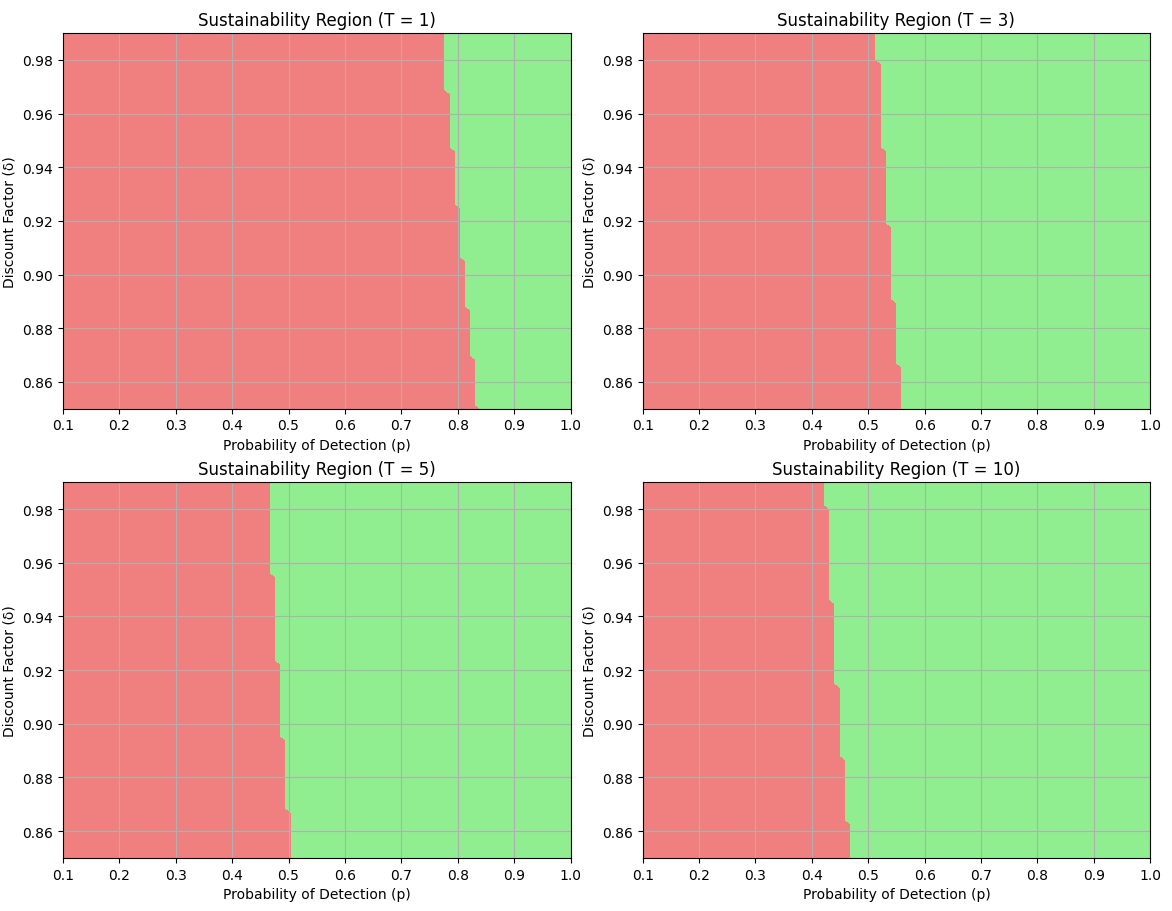

Write the Python code that produced this figure.
# Simulação Seção 4.1

import numpy as np
import matplotlib.pyplot as plt

# Define parameters
U_C = 1.0           # Cooperative payoff
U_bar = 1.5         # Short-term gain from deviation
U_P = 0.2           # Punishment payoff

# Define function to check sustainability condition
def is_sustainable(delta, p, T):
    lhs = U_C
    rhs = (1 - delta) * U_bar + delta * (
        p * U_P * (1 - delta**T) + (1 - p) * U_bar * (1 - delta**T) + delta**T * U_C
    )
    return lhs >= rhs

# Create parameter grids
delta_vals = np.linspace(0.85, 0.99, 100)
p_vals = np.linspace(0.1, 1.0, 100)
T_vals = [1, 3, 5, 10]

# Plot sustainability regions for different T values
fig, axes = plt.subplots(2, 2, figsize=(14, 10))
axes = axes.flatten()

for idx, T in enumerate(T_vals):
    sustainability = np.zeros((len(delta_vals), len(p_vals)))
    for i, delta in enumerate(delta_vals):
        for j, p in enumerate(p_vals):
            sustainability[i, j] = is_sustainable(delta, p, T)
    
    ax = axes[idx]
    X, Y = np.meshgrid(p_vals, delta_vals)
    c = ax.contourf(X, Y, sustainability, levels=[0, 0.5, 1], colors=["lightcoral", "lightgreen"])
    ax.set_title(f"Sustainability Region (T = {T})")
    ax.set_xlabel("Probability of Detection (p)")
    ax.set_ylabel("Discount Factor (δ)")
    ax.grid(True)

plt.tight_layout()
plt.show()
